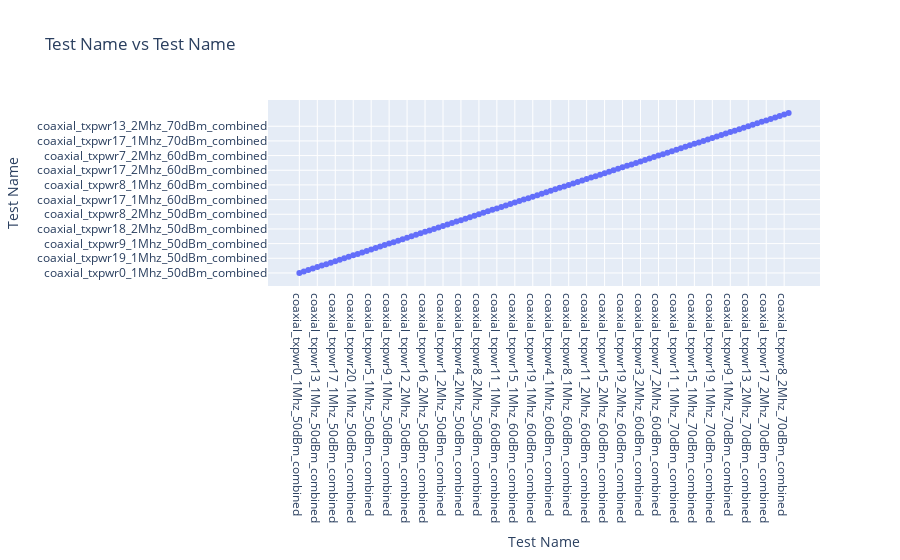

Notebook code cell kept with this figure:
### Code cell
# init commits
scenarios = []
def extract_scenarios_from_text_files(directory):
    for root, dirs, files in os.walk(directory):
        for dir in dirs:
            source_dir = os.path.join(root, dir)
            for file in os.listdir(source_dir):
                print(file)
                if file.endswith('.txt'):
                    file_path = os.path.join(source_dir, file)
                    try:
                        scenario = Scenario(file_path)
                        scenarios.append(scenario)
                    except Exception as e:
                        print(f"An error occurred while processing {file_path}: {e}")
                        continue
    return scenarios

def scenarios_to_dataframe(scenarios):
    data_dicts = [scenario.to_dict() for scenario in scenarios]
    return pd.DataFrame(data_dicts)

def plot_interactive(df):
    def update_plot(x, y):
        fig = px.scatter(df, x=x, y=y, title=f'{x} vs {y}', labels={x: x, y: y})
        fig.show()

    columns = df.columns
    interact(update_plot, x=columns, y=columns)

# Example usage
logs_directory = r'data\coaxial'
scenarios = extract_scenarios_from_text_files(logs_directory)
data_frame = scenarios_to_dataframe(scenarios)
print(data_frame)

if not data_frame.empty:
    plot_interactive(data_frame)
else:
    print("No data available for plotting.")

### Figure 1 — Plotly figure (JSON) as saved in the notebook; plotly's stock layout.template omitted (floating-point values rounded to 4 significant figures)
{"data": [{"hovertemplate": "Test Name=%{y}<extra></extra>", "legendgroup": "", "marker": {"color": "#636efa", "symbol": "circle"}, "mode": "markers", "name": "", "orientation": "v", "showlegend": false, "type": "scatter", "x": ["coaxial_txpwr0_1Mhz_50dBm_combined", "coaxial_txpwr10_1Mhz_50dBm_combined", "coaxial_txpwr11_1Mhz_50dBm_combined", "coaxial_txpwr12_1Mhz_50dBm_combined", "coaxial_txpwr13_1Mhz_50dBm_combined", "coaxial_txpwr14_1Mhz_50dBm_combined", "coaxial_txpwr15_1Mhz_50dBm_combined", "coaxial_txpwr16_1Mhz_50dBm_combined", "coaxial_txpwr17_1Mhz_50dBm_combined", "coaxial_txpwr18_1Mhz_50dBm_combined", "coaxial_txpwr19_1Mhz_50dBm_combined", "coaxial_txpwr1_1Mhz_50dBm_combined", "coaxial_txpwr20_1Mhz_50dBm_combined", "coaxial_txpwr2_1Mhz_50dBm_combined", "coaxial_txpwr3_1Mhz_50dBm_combined", "coaxial_txpwr4_1Mhz_50dBm_combined", "coaxial_txpwr5_1Mhz_50dBm_combined", "coaxial_txpwr6_1Mhz_50dBm_combined", "coaxial_txpwr7_1Mhz_50dBm_combined", "coaxial_txpwr8_1Mhz_50dBm_combined", "coaxial_txpwr9_1Mhz_50dBm_combined", "coaxial_txpwr0_2Mhz_50dBm_combined", "coaxial_txpwr10_2Mhz_50dBm_combined", "coaxial_txpwr11_2Mhz_50dBm_combined", "coaxial_txpwr12_2Mhz_50dBm_combined", "coaxial_txpwr13_2Mhz_50dBm_combined", "coaxial_txpwr14_2Mhz_50dBm_combined", "coaxial_txpwr15_2Mhz_50dBm_combined", "coaxial_txpwr16_2Mhz_50dBm_combined", "coaxial_txpwr17_2Mhz_50dBm_combined", "coaxial_txpwr18_2Mhz_50dBm_combined", "coaxial_txpwr19_2Mhz_50dBm_combined", "coaxial_txpwr1_2Mhz_50dBm_combined", "coaxial_txpwr20_2Mhz_50dBm_combined", "coaxial_txpwr2_2Mhz_50dBm_combined", "coaxial_txpwr3_2Mhz_50dBm_combined", "coaxial_txpwr4_2Mhz_50dBm_combined", "coaxial_txpwr5_2Mhz_50dBm_combined", "coaxial_txpwr6_2Mhz_50dBm_combined", "coaxial_txpwr7_2Mhz_50dBm_combined", "coaxial_txpwr8_2Mhz_50dBm_combined", "coaxial_txpwr9_2Mhz_50dBm_combined", "coaxial_txpwr0_1Mhz_60dBm_combined", "coaxial_txpwr10_1Mhz_60dBm_combined", "coaxial_txpwr11_1Mhz_60dBm_combined", "coaxial_txpwr12_1Mhz_60dBm_combined", "coaxial_txpwr13_1Mhz_60dBm_combined", "coaxial_txpwr14_1Mhz_60dBm_combined", "coaxial_txpwr15_1Mhz_60dBm_combined", "coaxial_txpwr16_1Mhz_60dBm_combined", "coaxial_txpwr17_1Mhz_60dBm_combined", "coaxial_txpwr18_1Mhz_60dBm_combined", "coaxial_txpwr19_1Mhz_60dBm_combined", "coaxial_txpwr1_1Mhz_60dBm_combined", "coaxial_txpwr2_1Mhz_60dBm_combined", "coaxial_txpwr3_1Mhz_60dBm_combined", "coaxial_txpwr4_1Mhz_60dBm_combined", "coaxial_txpwr5_1Mhz_60dBm_combined", "coaxial_txpwr6_1Mhz_60dBm_combined", "coaxial_txpwr7_1Mhz_60dBm_combined", "coaxial_txpwr8_1Mhz_60dBm_combined", "coaxial_txpwr9_1Mhz_60dBm_combined", "coaxial_txpwr0_2Mhz_60dBm_combined", "coaxial_txpwr10_2Mhz_60dBm_combined", "coaxial_txpwr11_2Mhz_60dBm_combined", "coaxial_txpwr12_2Mhz_60dBm_combined", "coaxial_txpwr13_2Mhz_60dBm_combined", "coaxial_txpwr14_2Mhz_60dBm_combined", "coaxial_txpwr15_2Mhz_60dBm_combined", "coaxial_txpwr16_2Mhz_60dBm_combined", "coaxial_txpwr17_2Mhz_60dBm_combined", "coaxial_txpwr18_2Mhz_60dBm_combined", "coaxial_txpwr19_2Mhz_60dBm_combined", "coaxial_txpwr1_2Mhz_60dBm_combined", "coaxial_txpwr20_2Mhz_60dBm_combined", "coaxial_txpwr2_2Mhz_60dBm_combined", "coaxial_txpwr3_2Mhz_60dBm_combined", "coaxial_txpwr4_2Mhz_60dBm_combined", "coaxial_txpwr5_2Mhz_60dBm_combined", "coaxial_txpwr6_2Mhz_60dBm_combined", "coaxial_txpwr7_2Mhz_60dBm_combined", "coaxial_txpwr8_2Mhz_60dBm_combined", "coaxial_txpwr9_2Mhz_60dBm_combined", "coaxial_txpwr10_1Mhz_70dBm_combined", "coaxial_txpwr11_1Mhz_70dBm_combined", "coaxial_txpwr12_1Mhz_70dBm_combined", "coaxial_txpwr13_1Mhz_70dBm_combined", "coaxial_txpwr14_1Mhz_70dBm_combined", "coaxial_txpwr15_1Mhz_70dBm_combined", "coaxial_txpwr16_1Mhz_70dBm_combined", "coaxial_txpwr17_1Mhz_70dBm_combined", "coaxial_txpwr18_1Mhz_70dBm_combined", "coaxial_txpwr19_1Mhz_70dBm_combined", "coaxial_txpwr20_1Mhz_70dBm_combined", "coaxial_txpwr7_1Mhz_70dBm_combined", "coaxial_txpwr8_1Mhz_70dBm_combined", "coaxial_txpwr9_1Mhz_70dBm_combined", "coaxial_txpwr10_2Mhz_70dBm_combined", "coaxial_txpwr11_2Mhz_70dBm_combined", "coaxial_txpwr12_2Mhz_70dBm_combined", "coaxial_txpwr13_2Mhz_70dBm_combined", "coaxial_txpwr14_2Mhz_70dBm_combined", "coaxial_txpwr15_2Mhz_70dBm_combined", "coaxial_txpwr16_2Mhz_70dBm_combined", "coaxial_txpwr17_2Mhz_70dBm_combined", "coaxial_txpwr18_2Mhz_70dBm_combined", "coaxial_txpwr19_2Mhz_70dBm_combined", "coaxial_txpwr20_2Mhz_70dBm_combined", "coaxial_txpwr8_2Mhz_70dBm_combined", "coaxial_txpwr9_2Mhz_70dBm_combined"], "xaxis": "x", "y": ["coaxial_txpwr0_1Mhz_50dBm_combined", "coaxial_txpwr10_1Mhz_50dBm_combined", "coaxial_txpwr11_1Mhz_50dBm_combined", "coaxial_txpwr12_1Mhz_50dBm_combined", "coaxial_txpwr13_1Mhz_50dBm_combined", "coaxial_txpwr14_1Mhz_50dBm_combined", "coaxial_txpwr15_1Mhz_50dBm_combined", "coaxial_txpwr16_1Mhz_50dBm_combined", "coaxial_txpwr17_1Mhz_50dBm_combined", "coaxial_txpwr18_1Mhz_50dBm_combined", "coaxial_txpwr19_1Mhz_50dBm_combined", "coaxial_txpwr1_1Mhz_50dBm_combined", "coaxial_txpwr20_1Mhz_50dBm_combined", "coaxial_txpwr2_1Mhz_50dBm_combined", "coaxial_txpwr3_1Mhz_50dBm_combined", "coaxial_txpwr4_1Mhz_50dBm_combined", "coaxial_txpwr5_1Mhz_50dBm_combined", "coaxial_txpwr6_1Mhz_50dBm_combined", "coaxial_txpwr7_1Mhz_50dBm_combined", "coaxial_txpwr8_1Mhz_50dBm_combined", "coaxial_txpwr9_1Mhz_50dBm_combined", "coaxial_txpwr0_2Mhz_50dBm_combined", "coaxial_txpwr10_2Mhz_50dBm_combined", "coaxial_txpwr11_2Mhz_50dBm_combined", "coaxial_txpwr12_2Mhz_50dBm_combined", "coaxial_txpwr13_2Mhz_50dBm_combined", "coaxial_txpwr14_2Mhz_50dBm_combined", "coaxial_txpwr15_2Mhz_50dBm_combined", "coaxial_txpwr16_2Mhz_50dBm_combined", "coaxial_txpwr17_2Mhz_50dBm_combined", "coaxial_txpwr18_2Mhz_50dBm_combined", "coaxial_txpwr19_2Mhz_50dBm_combined", "coaxial_txpwr1_2Mhz_50dBm_combined", "coaxial_txpwr20_2Mhz_50dBm_combined", "coaxial_txpwr2_2Mhz_50dBm_combined", "coaxial_txpwr3_2Mhz_50dBm_combined", "coaxial_txpwr4_2Mhz_50dBm_combined", "coaxial_txpwr5_2Mhz_50dBm_combined", "coaxial_txpwr6_2Mhz_50dBm_combined", "coaxial_txpwr7_2Mhz_50dBm_combined", "coaxial_txpwr8_2Mhz_50dBm_combined", "coaxial_txpwr9_2Mhz_50dBm_combined", "coaxial_txpwr0_1Mhz_60dBm_combined", "coaxial_txpwr10_1Mhz_60dBm_combined", "coaxial_txpwr11_1Mhz_60dBm_combined", "coaxial_txpwr12_1Mhz_60dBm_combined", "coaxial_txpwr13_1Mhz_60dBm_combined", "coaxial_txpwr14_1Mhz_60dBm_combined", "coaxial_txpwr15_1Mhz_60dBm_combined", "coaxial_txpwr16_1Mhz_60dBm_combined", "coaxial_txpwr17_1Mhz_60dBm_combined", "coaxial_txpwr18_1Mhz_60dBm_combined", "coaxial_txpwr19_1Mhz_60dBm_combined", "coaxial_txpwr1_1Mhz_60dBm_combined", "coaxial_txpwr2_1Mhz_60dBm_combined", "coaxial_txpwr3_1Mhz_60dBm_combined", "coaxial_txpwr4_1Mhz_60dBm_combined", "coaxial_txpwr5_1Mhz_60dBm_combined", "coaxial_txpwr6_1Mhz_60dBm_combined", "coaxial_txpwr7_1Mhz_60dBm_combined", "coaxial_txpwr8_1Mhz_60dBm_combined", "coaxial_txpwr9_1Mhz_60dBm_combined", "coaxial_txpwr0_2Mhz_60dBm_combined", "coaxial_txpwr10_2Mhz_60dBm_combined", "coaxial_txpwr11_2Mhz_60dBm_combined", "coaxial_txpwr12_2Mhz_60dBm_combined", "coaxial_txpwr13_2Mhz_60dBm_combined", "coaxial_txpwr14_2Mhz_60dBm_combined", "coaxial_txpwr15_2Mhz_60dBm_combined", "coaxial_txpwr16_2Mhz_60dBm_combined", "coaxial_txpwr17_2Mhz_60dBm_combined", "coaxial_txpwr18_2Mhz_60dBm_combined", "coaxial_txpwr19_2Mhz_60dBm_combined", "coaxial_txpwr1_2Mhz_60dBm_combined", "coaxial_txpwr20_2Mhz_60dBm_combined", "coaxial_txpwr2_2Mhz_60dBm_combined", "coaxial_txpwr3_2Mhz_60dBm_combined", "coaxial_txpwr4_2Mhz_60dBm_combined", "coaxial_txpwr5_2Mhz_60dBm_combined", "coaxial_txpwr6_2Mhz_60dBm_combined", "coaxial_txpwr7_2Mhz_60dBm_combined", "coaxial_txpwr8_2Mhz_60dBm_combined", "coaxial_txpwr9_2Mhz_60dBm_combined", "coaxial_txpwr10_1Mhz_70dBm_combined", "coaxial_txpwr11_1Mhz_70dBm_combined", "coaxial_txpwr12_1Mhz_70dBm_combined", "coaxial_txpwr13_1Mhz_70dBm_combined", "coaxial_txpwr14_1Mhz_70dBm_combined", "coaxial_txpwr15_1Mhz_70dBm_combined", "coaxial_txpwr16_1Mhz_70dBm_combined", "coaxial_txpwr17_1Mhz_70dBm_combined", "coaxial_txpwr18_1Mhz_70dBm_combined", "coaxial_txpwr19_1Mhz_70dBm_combined", "coaxial_txpwr20_1Mhz_70dBm_combined", "coaxial_txpwr7_1Mhz_70dBm_combined", "coaxial_txpwr8_1Mhz_70dBm_combined", "coaxial_txpwr9_1Mhz_70dBm_combined", "coaxial_txpwr10_2Mhz_70dBm_combined", "coaxial_txpwr11_2Mhz_70dBm_combined", "coaxial_txpwr12_2Mhz_70dBm_combined", "coaxial_txpwr13_2Mhz_70dBm_combined", "coaxial_txpwr14_2Mhz_70dBm_combined", "coaxial_txpwr15_2Mhz_70dBm_combined", "coaxial_txpwr16_2Mhz_70dBm_combined", "coaxial_txpwr17_2Mhz_70dBm_combined", "coaxial_txpwr18_2Mhz_70dBm_combined", "coaxial_txpwr19_2Mhz_70dBm_combined", "coaxial_txpwr20_2Mhz_70dBm_combined", "coaxial_txpwr8_2Mhz_70dBm_combined", "coaxial_txpwr9_2Mhz_70dBm_combined"], "yaxis": "y"}], "layout": {"legend": {"tracegroupgap": 0}, "title": {"text": "Test Name vs Test Name"}, "xaxis": {"anchor": "y", "domain": [0, 1], "title": {"text": "Test Name"}}, "yaxis": {"anchor": "x", "domain": [0, 1], "title": {"text": "Test Name"}}}}
